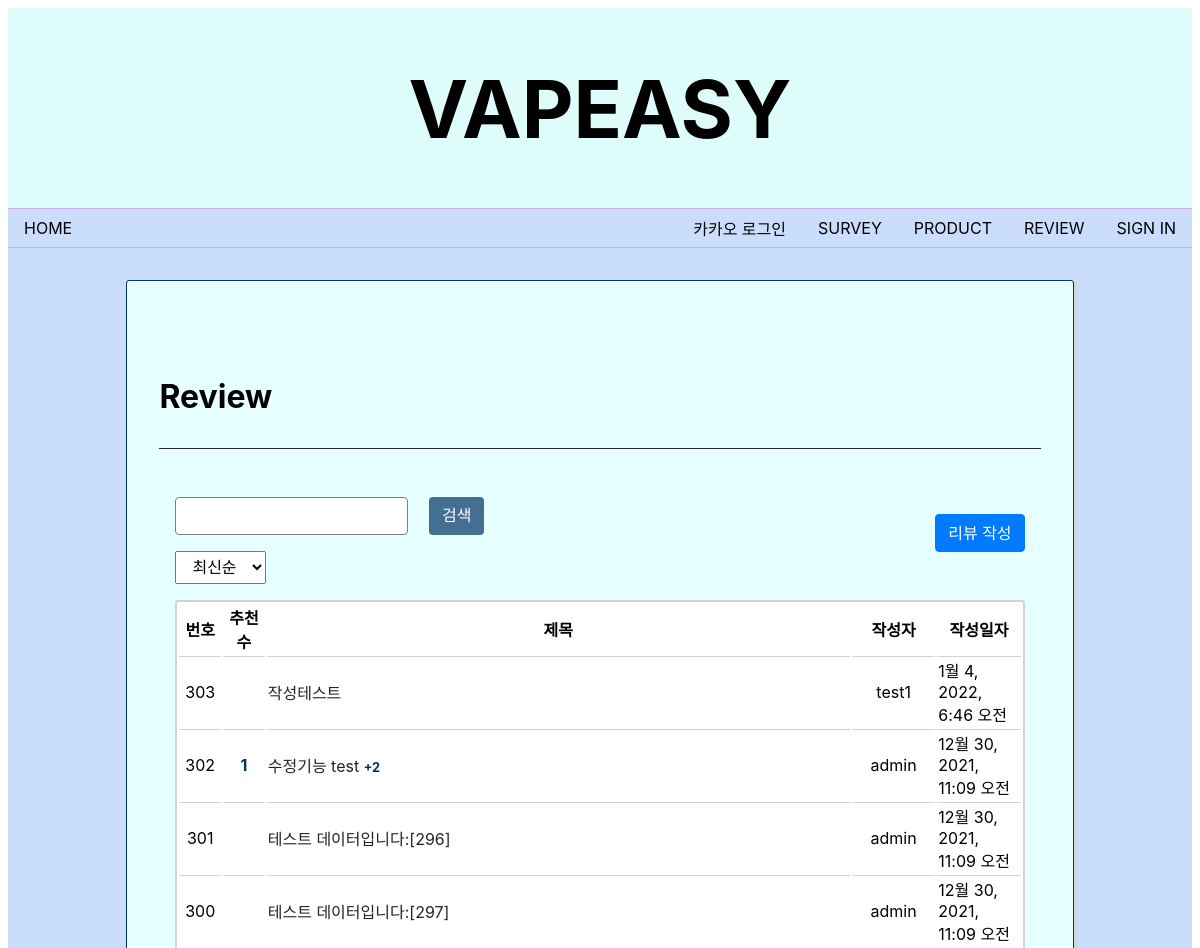
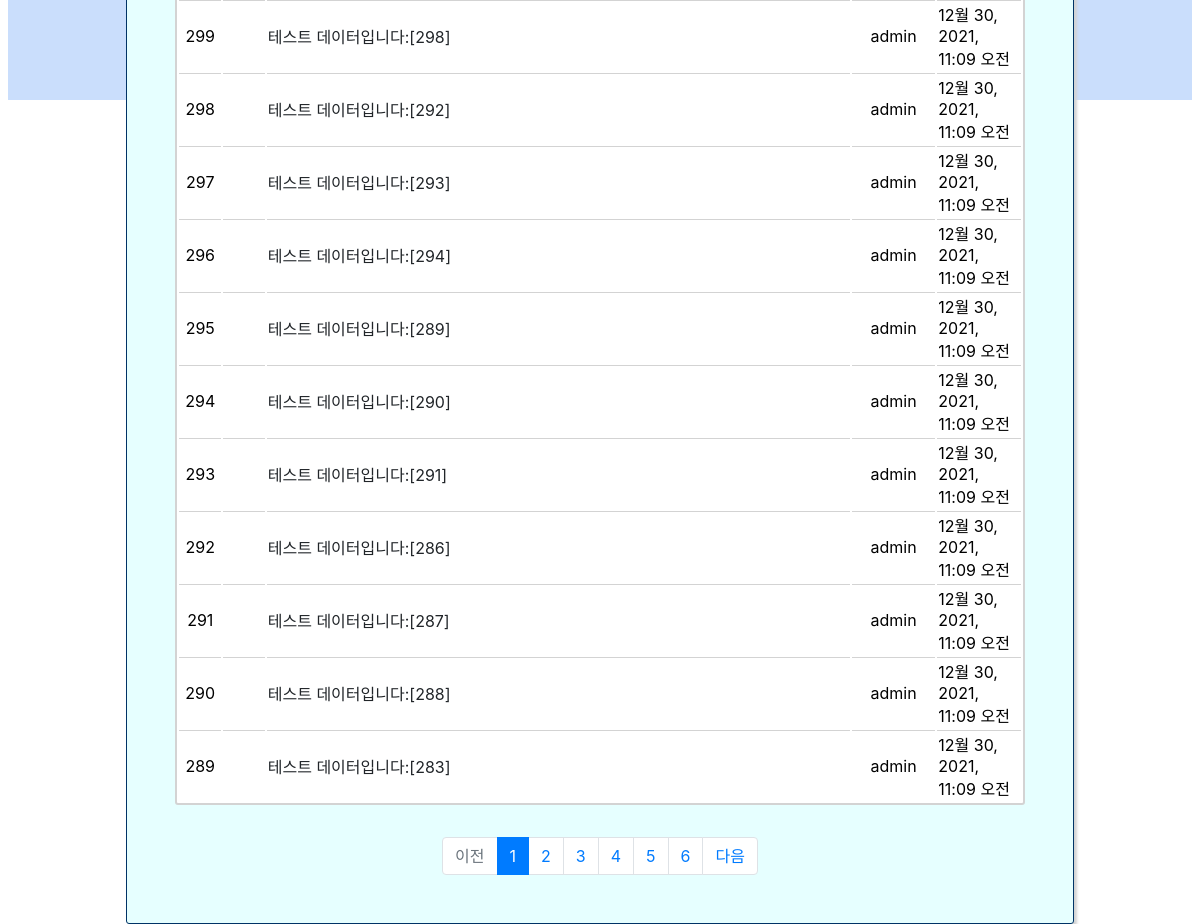
/review_list/, run on the app's committed database (2 pictures, top to bottom).
### vapeasy/models.py (models this page shows, shortened)
class Review(models.Model):
    subject = models.CharField(max_length=200)
    content = models.TextField()
    author = models.ForeignKey(User, on_delete=models.CASCADE, related_name='review_author')
    create_date = models.DateTimeField()
    modify_date = models.DateTimeField(null=True, blank=True)
    voter = models.ManyToManyField(User, related_name='voter_review')

### vapeasy/views/review_views.py (the view, shortened to what this page needs)
# urls.py: path('review_list/', review_views.review_list, name='review_list'),
def review_list(request):
    page = request.GET.get('page', '1') #페이지
    kw = request.GET.get('kw', '') #검색어
    so = request.GET.get('so', '') # 정렬기준
    if so == 'recommend':
        review_list = Review.objects.annotate(num_voter=Count('voter')).order_by('-num_voter', '-create_date')
    elif so == 'popular':
        review_list = Review.objects.annotate(num_comment=Count('comment')).order_by('-num_comment', '-create_date')
    else:
        review_list = Review.objects.order_by('-create_date')
    paginator = Paginator(review_list, 15)
    page_obj = paginator.get_page(page)
    context = {'review_list': page_obj, 'page':page, 'kw':kw, 'so': so}
    return render(request, 'vapeasy/review_list.html', context)

### vapeasy/templatetags/vapeasy_filter.py (called while the page is built)
@register.filter
def sub(value, arg):
    return value - arg

### templates/vapeasy/review_list.html (shortened to what this page needs)
{% extends 'base.html' %}
{% load vapeasy_filter %}
{% load static %}
{% block content %}
    <link rel="stylesheet" href="{% static 'css/review_list.css' %}">
    <div class="container">
        <div class="content">
            <div class="text">
                <p>Review</p>
            </div>
            <div class="list-navbar">
                <div class="mysearch">
                    <input type="text" class="kw" value="{{ kw|default_if_none:'' }}">
                    <button class="searchbtn" type="button">검색</button>
                    <br>
                    <select class="so">
                        <option value="recent" {% if so == 'recent' %}selected{% endif %}>최신순</option>
                    </select>
                </div>
                <div class="button">
                    <a href="{% url 'vapeasy:review_create' %}" class="btn btn-primary">리뷰 작성</a>
                </div>
            </div>
            <table class="mytable">
                <thead>
                    <tr>
                        <th class="myhead mynum">번호</th>
                        <th class="myhead myvote">추천수</th>
                        <th class="myhead mytitle">제목</th>
                        <th class="myhead myauthor">작성자</th>
                        <th class="myhead mydate">작성일자</th>
                    </tr>
                </thead>
                <tbody>
                    {% if review_list %}
                        {% for review in review_list %}
                    <tr>
                        <td class="center num">{{ review_list.paginator.count|sub:review_list.start_index|sub:forloop.counter0|add:1 }}</td>
                        <td class="center votenum">
                            {% if review.voter.all.count > 0 %}
                            {{ review.voter.all.count }}
                            {% endif %}
                        </td>
                        <td><a class="review_subject" href="{% url 'vapeasy:review_detail' review.id %}">{{ review.subject }}</a>
                        {% if review.comment_set.count > 0 %}
                        <a class="comment-count-num">+{{ review.comment_set.count }}</a>
                        {% endif %}
                        </td>
                        <td class="center authorname">{{ review.author}}</td>
                        <td class="date">{{ review.create_date }}</td>
                    </tr>
                        {% endfor %}
                    {% endif %}
                </tbody>
            </table>
            <div aria-label="Page navigation example">
                <ul class="pagination justify-content-center">
                  {% if review_list.has_previous %}
                  <li class="page-item"><a class="page-link" data-page="{{ review_list.previous_page_number }}" href="#">이전</a></li>
                  {% else %}
                  <li class="page-item disabled"><a class="page-link" tableindex="-1" aria-disabled="true" href="#">이전</a></li>
                  {% endif %}
                  {% for page_number in review_list.paginator.page_range %}
                    {% if page_number >= review_list.number|add:-5 and page_number <= review_list.number|add:5 %}
                        {% if page_number == review_list.number %}
                            <li class="page-item active" aira-current='page'><a class="page-link" data-page="{{ page_number }}" href="#">{{ page_number }}</a></li>
                        {% else %}
                            <li class="page-item"><a class="page-link" data-page="{{ page_number }}" href="#">{{ page_number }}</a></li>
                        {% endif %}
                    {% endif %}
                  {% endfor %}
                  {% if review_list.has_next %}
                    <li class="page-item"><a class="page-link" data-page="{{ review_list.next_page_number }}" href="#">다음</a></li>
                  {% else %}
                  <li class="page-item"><a class="page-link disabled" tableindex="-1" aria-disabled="true" href="#">다음</a></li>
                  {% endif %}
                </ul>
            </div>
        </div>
    </div>
{% endblock %}

### static/css/base.css (style rules this page uses)
* { box-sizing: border-box; }
@media (min-width:1024px) { html { font-family: -apple-system, BlinkMacSystemFont, Segoe UI, Roboto, Helvetica Neue, Arial, sans-serif, Apple Color Emoji, Segoe UI Emoji; font-size: 16px; min-width: 501px; } }
@media (min-width:412px) { html { width: 100vw; height: 100vh; } }
a { text-decoration: none; color: black; }
:root { --main_color: #DEFCF9; --main_bg: #CADEFC; --content_bg: #C3BEF0; --sub_bg: #CCA8E9; }

### static/css/review_list.css (style rules this page uses)
.container { width: 100%; height: 50rem; display: flex; flex-direction: column; align-items: center; }
.text { display: block; width: 100%; font-size: 2rem; font-weight: bold; color: black; margin: 2rem 0; border-bottom: 1px solid #212529; }
.list-navbar { display: flex; justify-content: space-between; align-items: center; }
.kw { font-weight: 500; vertical-align: middle; border: .1rem solid grey; padding: 0.375rem 0.75rem; font-size: 1rem; line-height: 1.5; border-radius: 0.25rem; margin: 1rem 0.5rem 1rem 1rem; }
.searchbtn { display: inline-block; color: white; text-align: center; vertical-align: middle; background-color: rgba(0, 51, 102, 0.7); border: 1px solid transparent; padding: 0.375rem 0.75rem; font-size: 1rem; line-height: 1.5; border-radius: 0.25rem; margin: 1rem 1rem 1rem 0.5rem; }
.so { display: inline-block; padding: 0.375rem 0.75rem; margin: 0 1rem; font-size: 1rem; }
.content { display: flex; flex-direction: column; width: 80%; border: 1px solid #003366; border-radius: 3px; box-shadow: 3px 3px 3px lightgrey; background-color: #e6ffff; padding: 2rem; margin-top: 2rem; }
.mytable { margin: 1rem; border: 2px solid lightgrey; border-radius: 3px; background-color: white; }
.review_subject { color: #212529; }
.myhead { height: 3rem; }
.mynum { width: 5%; }
.myvote { width: 5%; }
.myauthor { width: 10%; }
.mydate { width: 10%; min-width: min-content; }
td { height: 3rem; border-top: 0.1rem solid lightgrey; }
.center { text-align: center; }
.votenum { font-weight: bold; color: #003366; }
.comment-count-num { font-size: 0.8rem; font-weight: bold; color: #003366; }
.btn { display: inline-block; font-weight: 400; color: #212529; text-align: center; vertical-align: middle; -webkit-user-select: none; -moz-user-select: none; -ms-user-select: none; user-select: none; background-color: transparent; border: 1px solid transparent; padding: 0.375rem 0.75rem; font-size: 1rem; line-height: 1.5; border-radius: 0.25rem; transition: color 0.15s ease-in-out, background-color 0.15s ease-in-out, border-color 0.15s ease-in-out, box-shadow 0.15s ease-in-out; margin: 1rem; }
.btn:not(:disabled):not(.disabled) { cursor: pointer; }
.btn-primary { color: #fff; background-color: #007bff; border-color: #007bff; }
.pagination { display: -ms-flexbox; display: flex; padding-left: 0; list-style: none; border-radius: 0.25rem; }
.page-link { position: relative; display: block; padding: 0.5rem 0.75rem; margin-left: -1px; line-height: 1.25; color: #007bff; background-color: #fff; border: 1px solid #dee2e6; }
.page-item:first-child .page-link { margin-left: 0; border-top-left-radius: 0.25rem; border-bottom-left-radius: 0.25rem; }
.page-item:last-child .page-link { border-top-right-radius: 0.25rem; border-bottom-right-radius: 0.25rem; }
.page-item.active .page-link { z-index: 3; color: #fff; background-color: #007bff; border-color: #007bff; }
.page-item.disabled .page-link { color: #6c757d; pointer-events: none; cursor: auto; background-color: #fff; border-color: #dee2e6; }
.justify-content-center { -ms-flex-pack: center !important; justify-content: center !important; }

### data on the page
Review: paginator.count|sub "303", subject "작성테스트", author "test1", create_date "1월 4, 2022, 6:46 오전"
Review: paginator.count|sub "302", voter.all.count "1", subject "수정기능 test", comment_set.count "2", author "admin", create_date "12월 30, 2021, 11:09 오전"
Review: paginator.count|sub "301", subject "테스트 데이터입니다:[296]", author "admin", create_date "12월 30, 2021, 11:09 오전"
Review: paginator.count|sub "300", subject "테스트 데이터입니다:[297]", author "admin", create_date "12월 30, 2021, 11:09 오전"
Review: paginator.count|sub "299", subject "테스트 데이터입니다:[298]", author "admin", create_date "12월 30, 2021, 11:09 오전"
Review: paginator.count|sub "298", subject "테스트 데이터입니다:[292]", author "admin", create_date "12월 30, 2021, 11:09 오전"
Review: paginator.count|sub "297", subject "테스트 데이터입니다:[293]", author "admin", create_date "12월 30, 2021, 11:09 오전"
Review: paginator.count|sub "296", subject "테스트 데이터입니다:[294]", author "admin", create_date "12월 30, 2021, 11:09 오전"
Review: paginator.count|sub "295", subject "테스트 데이터입니다:[289]", author "admin", create_date "12월 30, 2021, 11:09 오전"
Review: paginator.count|sub "294", subject "테스트 데이터입니다:[290]", author "admin", create_date "12월 30, 2021, 11:09 오전"
Review: paginator.count|sub "293", subject "테스트 데이터입니다:[291]", author "admin", create_date "12월 30, 2021, 11:09 오전"
Review: paginator.count|sub "292", subject "테스트 데이터입니다:[286]", author "admin", create_date "12월 30, 2021, 11:09 오전"
Review: paginator.count|sub "291", subject "테스트 데이터입니다:[287]", author "admin", create_date "12월 30, 2021, 11:09 오전"
Review: paginator.count|sub "290", subject "테스트 데이터입니다:[288]", author "admin", create_date "12월 30, 2021, 11:09 오전"
Review: paginator.count|sub "289", subject "테스트 데이터입니다:[283]", author "admin", create_date "12월 30, 2021, 11:09 오전"

### other printed values
{{ page_number }} "1"
{{ page_number }} "2" "3" "4" "5" "6"
